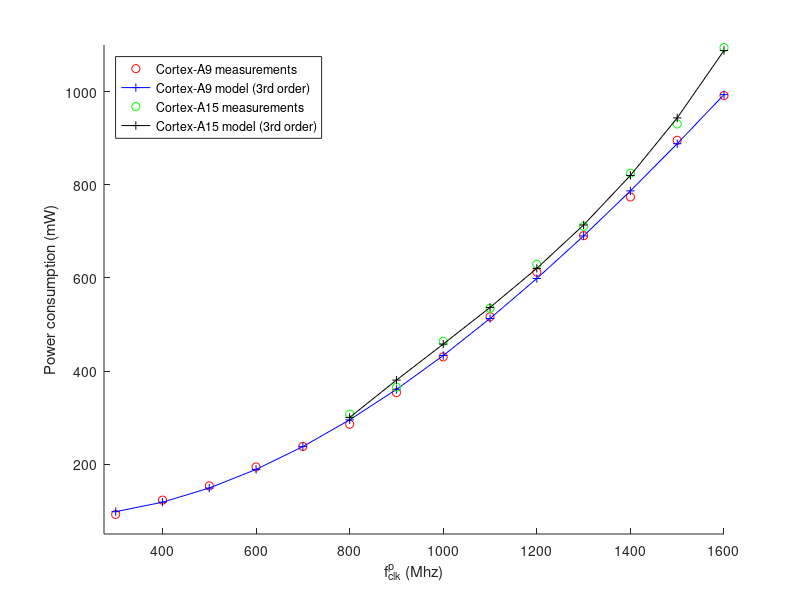

Write MATLAB code to recreate this figure.
% This scrip provides model fitting examples for active power using available single-core
% measurements for the following processors:
%   - SA1100 (74-204Mhz)
%   - Cortex-A9 (0-1.6GHz)
%   - Cortex-A15 (0.8-1.6GHz)
%   - Krait400 (0.3-1.5MHz)
%
%   Author:      Juan Carlos SanMiguel (juancarlos.sanmiguel@uam.es)
%   Affiliation: University Autonoma of Madrid
%   URL:         http://www-vpu.ii.uam.es/~jcs
%   Date:        November 2015
close all
clear all
clc
%% SETTINGS
%conversion units
Mhz2Hz=1e6; %from Mhz to Hz
V2mV=1e3; %from V to mV
W2mW=1e3; %from W to mW

%order of polynomial model fitting
order=[1 2 3 4 5];

%color codes for plotting curves
color={'b-','k-','m-','g-','c-'};
figure(1);

%% SA1100 
% Active power model
% The model for the relation between Power active ($P_{act}$) and frequency ($f$) is 
% $P_{act}=C_eq * f * V^2$.
% We fit to a generic $P_{act}=p_1f^n + p_2f^{n-1} + ... + p_nf + p_{n+1}$ 

% Get measurements from paper model
V = 0.75:0.05:1.44;
f = 239.28.*(V - 0.5);
f = f*Mhz2Hz;

Ceq = 0.67e-9;
Pact = Ceq.*f.*V.*V;
Pact = Pact + 0.005*rand(1,numel(Pact));

ws = warning('off','all');  % Turn off warning
for i=1:numel(order)
    [Pa_p{i},Pa_err{i}] = polyfit(f,Pact,order(i));
end
warning(ws)  % Turn it back on.

for i=1:numel(order)
    fprintf(' SA1100 - order %d error %.2f (mV)\n',i, sqrt(Pa_err{i}.normr*V2mV));
end
fprintf('\n');

% plot(f,Pact*W2mW,'ro'); hold on;
% pop_fit = polyval(Pa_p{3},f,Pa_err{3}); 
% plot(f,pop_fit*W2mW,'b+');  

%% CORTEX A9
% Active power model
% The model for the relation between Power active ($P_{act}$) and frequency ($f$) is 
% $P_{act}=gamma * nu * alpha * C_eq * f * V^2$ 
% We fit to a generic $P_{act}=p_1f^n + p_2f^{n-1} + ... + p_nf + p_{n+1}$ 
% f = [25 50 100 200 300 400 500 600 700 800 900 1000 1100 1200 1300 1400 1500 1600]*Mhz2Hz; %Hz 
% V = [850 875 900 925 950 950 950 975 1000 1025 1075 1125 1175 1225 1250 1275 1325 1350]*1/V2mV; %V 

f = [300 400 500 600 700 800 900 1000 1100 1200 1300 1400 1500 1600]*Mhz2Hz; %Hz 
V = [950 950 950 975 1000 1025 1075 1125 1175 1225 1250 1275 1325 1350]*1/V2mV; %V 

%model from paper
gamma = 1;
nu_alpha_Ceq = 0.34e-9;
Pact = nu_alpha_Ceq.*f.*V.*V;

% model fitting
ws = warning('off','all');  % Turn off warning
for i=1:numel(order)
    [Pa_p{i},Pa_err{i}] = polyfit(f,Pact,order(i));
end
warning(ws)  % Turn it back on.

for i=1:numel(order)
    fprintf(' CORTEX A9 - order %d error %.2f (mV)\n',i, sqrt(Pa_err{i}.normr*V2mV));
end
fprintf('\n');
plot(f/Mhz2Hz,Pact*W2mW,'ro'); hold on;
pop_fit = polyval(Pa_p{3},f,Pa_err{3}); 
plot(f/Mhz2Hz,pop_fit*W2mW,'b+-');  

%% CORTEX A15
% Active power model
% The model for the relation between Power active ($P_{act}$) and frequency ($f$) is 
% $P_{act}=p_1f^n + p_2f^{n-1} + ... + p_nf + p_{n+1}$ 

f = [800 900 1000 1100 1200 1300 1400 1500 1600]*1e6; %Mhz (1e6)
f = f*1e-9;

%generate measurements from model in thesis
p = [0.569 -0.426 0.276]; %model params from paper
Pact = p(1).*f.*f + p(2).*f + p(3); %Pact = Pact.* 1e-5 .* rand(1, numel(Pact));
Pact = Pact + 0.05*rand(1,numel(Pact));
scaling_factor = [1 2];
%f=f*1e9;

% model fitting
ws = warning('off','all');  % Turn off warning
for i=1:numel(order)
    [Pa_p{i},Pa_err{i}] = polyfit(f,Pact,order(i));
end
warning (ws);  % Turn on warning


for i=1:numel(order)
    fprintf(' CORTEX A15 - order %d error %.2f (mV)\n',i, sqrt(Pa_err{i}.normr*V2mV));
end
fprintf('\n');
plot(f*1e3,Pact*W2mW,'go'); hold on;
pop_fit = polyval(Pa_p{3},f,Pa_err{3}); 
plot(f*1e3,pop_fit*W2mW,'k+-');  
%% CORTEX A15
% Active power model
% The model for the relation between Power active ($P_{act}$) and frequency ($f$) is 
% $P_{act}=p_1f^n + p_2f^{n-1} + ... + p_nf + p_{n+1}$ 

%data from http://www.usp-forum.de/nexus-10-root-flash-hack/95716-howto-nexus-10-undervolting-overclocking-akku-sparen.html
f = [100 200 300 400 500 600 700 800 900 1000 1100 1200 1300 1400 1500 1600 1700 1800 1900 2000]*1e6; %Hz
v = [700 725 750 775 800 825 850 875 900 925 950 975 1000 105 1050 1075 1125 1175 1225 1300]*1e-3; %V

%data from thesis
f = [800 900 1000 1100 1200 1300 1400 1500 1600]*1e6; %Hz
v = [900 925 962 1000 1025 1062 1100 1137 1162]*1e-3; %V

%generate measurements from model in thesis
%...

%% KRAIT 400
% Active power model
% The model for the relation between Power active ($P_{act}$) and frequency ($f$) is 
% $P_{act}=p_1f^n + p_2f^{n-1} + ... + p_nf + p_{n+1}$ 

%data reported in power_profile.xml of nexus 5
f = [.3 .4224 .6528 .7296 .8832 .96 1.0368 1.1904 1.2672 1.4976 1.574 1.728 1.958 2.2656 ]*1e9; %Hz 
I = [57.9 88.2 99.6 138.8 149.6 170.2 178.3 189.1 232.1 256.5 266.4 287.7 325.7 386.2]*1e-3; %A

%stock voltages from http://forum.xda-developers.com/showpost.php?p=47425927&postcount=193
v = [800 800 825 835 855 865 875 900 915 950 965 995 1040 1100]*1e-3; %V
%v = 9;
Pact = I.* v;

% model fitting
ws = warning('off','all');  % Turn off warning
for i=1:numel(order)
    [Pa_p{i},Pa_err{i}] = polyfit(f,Pact,order(i));
end
warning (ws);  % Turn on warning


for i=1:numel(order)
    fprintf(' KRAIT400 - order %d error %.2f (mV)\n',i, sqrt(Pa_err{i}.normr*V2mV));
end
fprintf('\n');
% plot(f/1e6,Pact*W2mW,'co'); hold on;
% pop_fit = polyval(Pa_p{3},f,Pa_err{3}); 
% plot(f/1e6,pop_fit*W2mW,'m+-');  

xlabel('f^p_{clk} (Mhz)'); ylabel('Power consumption (mW)');
legend('Cortex-A9 measurements', 'Cortex-A9 model (3rd order)','Cortex-A15 measurements', 'Cortex-A15 model (3rd order)', 'Location', 'NorthWest');
box off;
axis([275 1600 50 1100]);